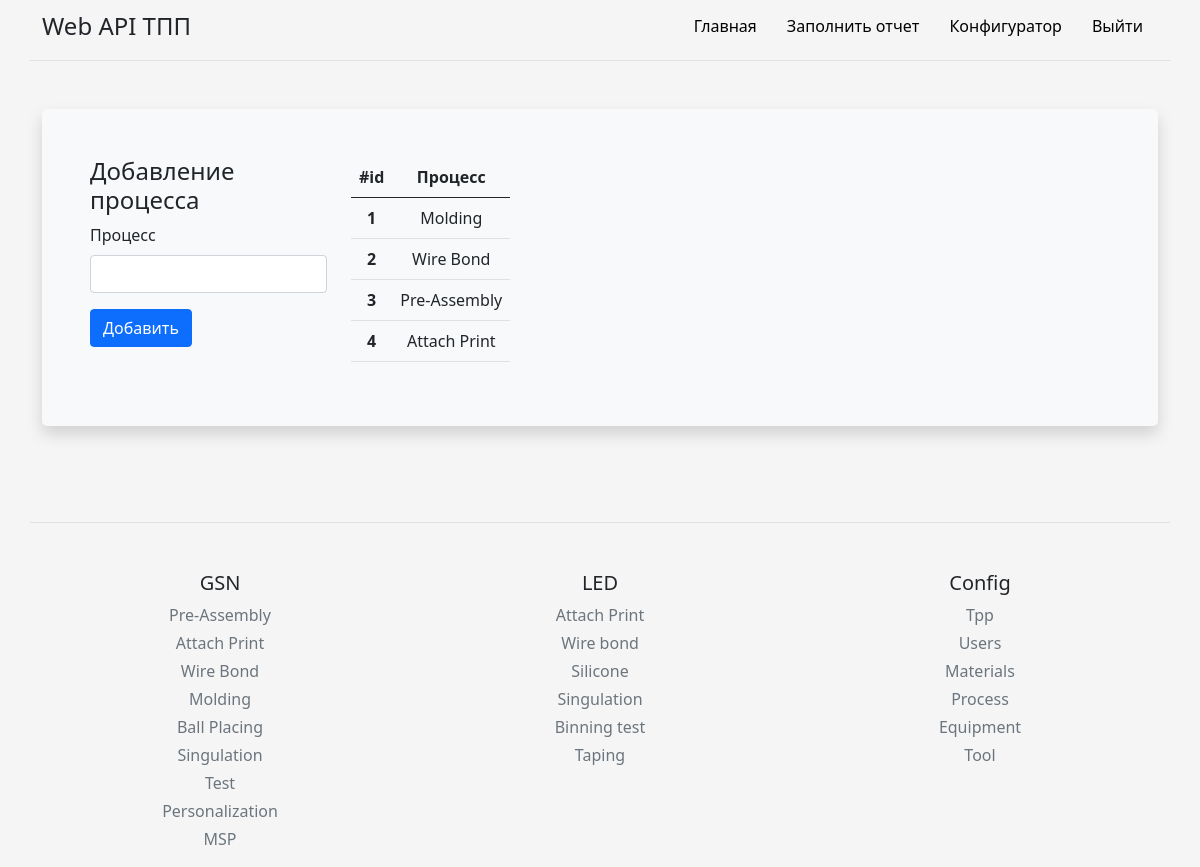
/add_process (signed in), run on the app's committed database.
### models.py (models this page shows, shortened)
class Process(db.Model):
    id = db.Column(db.Integer, primary_key=True)
    process = db.Column(db.Text, nullable=False)

### routes.py (the view, shortened to what this page needs)
@app_routes.route('/add_process', methods=["POST", "GET"])
def add_process():
    from main import db
    from models import Process
    process = db.session.query(Process).all()
    return render_template('config_folder/add_process.html', process=process)

### main.py (called while the page is built)
@login_manager.user_loader
def load_user(id):
    from models import User
    return User.query.get(int(id))

### templates/config_folder/add_process.html (shortened to what this page needs)
{% extends 'base.html' %}
{% block body %}
<div class="container py-4">
    <div class="p-5 mb-4 bg-light rounded-3 shadow">
        <div class="row align-items-md-stretch">
            <form class="col-md-3" method="post">
                <h4>Добавление процесса</h4>
                <div class="col-sm-12">
                    <label for="add_process" class="form-label">Процесс</label>
                    <input type="text" class="form-control" name="add_process" id="add_process" required>
                </div>
                <div class="py-3">
                    <button class="btn btn-m btn-primary btn-block" type="submit" name="btn" value="add"> Добавить </button>
                </div>
            </form>
            <div class="col-md-9">
                <table class="table table-hover">
                    <thead>
                        <tr>
                        <th scope="col">#id</th>
                        <th scope="col">Процесс</th>
                        </tr>
                    </thead>
                    <tbody>
                        {% for item in process %}
                        <tr>
                        <th scope="row" name="up_table_id">{{item.id}}</th>
                        <td name="up_table_prod_name">{{item.process}}</td>
                        </tr>
                        {% endfor %}
                    </tbody>
                </table>
            </div>
         </div>
    </div>
</div>
{% endblock %}

### static/css/main.css (style rules this page uses)
html, body { height: 100%; background-color: #f5f5f5; }
.shadow { background: #ffcc00; box-shadow: 0 0 10px rgba(0,0,0,0.5); padding: 10px; }
.table { display: block; border-collapse: collapse; width: 100%; overflow: auto; }
th, td { text-align: center; padding: 8px; }

### data on the page
Process: id "1", process "Molding"
Process: id "2", process "Wire Bond"
Process: id "3", process "Pre-Assembly"
Process: id "4", process "Attach Print"
